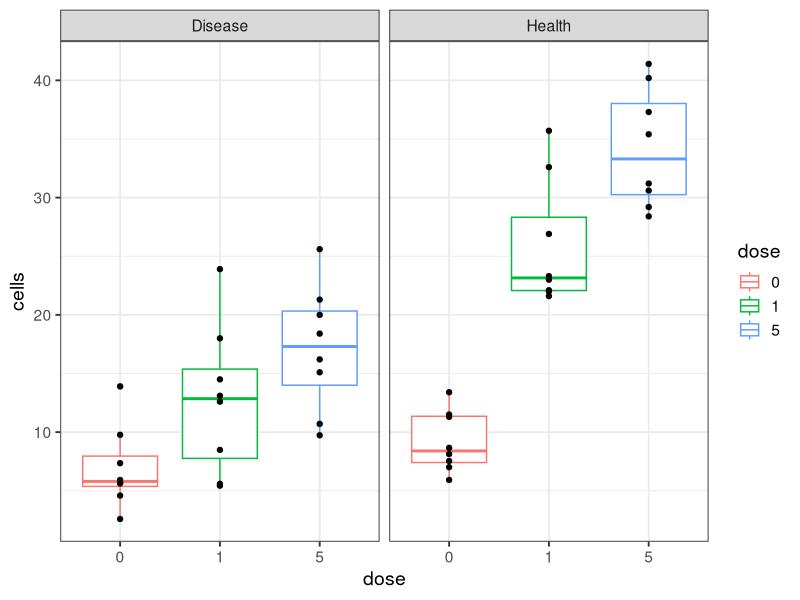

Write R code to recreate this figure.
## ---- chunk 1
library(tidyverse)

## ---- chunk 2
x <- tibble(
  '0' = c(8.66,
               11.50,
               7.01,
               13.40,
               11.30,
               8.13,
               5.92,
               7.54),
  '1' = c(22.10,
               23.00,
               22.00,
               35.70,
               32.60,
               26.90,
               23.30,
               21.60),
  '5' = c(31.20,
               30.60,
               28.40,
               37.30,
               41.40,
               40.20,
               29.20,
               35.40))

y <- tibble(
  '0' = c(13.90,
               5.67,
               2.59,
               9.77,
               5.63,
               4.59,
               7.35,
               5.92),
  '1' = c(12.60,
               8.48,
               5.59,
               5.43,
               13.10,
               18.00,
               23.90,
               14.50),
  '5' = c(20.00,
               10.70,
               9.73,
               16.20,
               15.10,
               21.30,
               25.60,
               18.40))

x<- x %>% tidyr::gather(1:3, key= "dose", value = "cells") %>%
  mutate(group = "Health")

y<- y %>% tidyr::gather(1:3, key= "dose", value = "cells") %>%
  mutate(group = "Disease")

z<- rbind(x,y)

ggplot(z, aes(x= dose, y = cells)) +
  geom_boxplot(aes(color = dose)) +
  geom_point() +
  facet_wrap(~group) +
  theme_bw(base_size = 14)
## ---- chunk 3
z<- z %>%
  mutate(dose = as.numeric(dose)) 

lm_res<- lm(cells ~  dose *group, data = z)
summary(lm_res)

